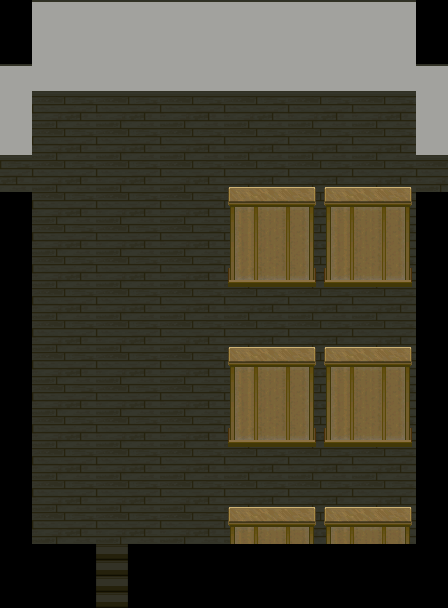

Tiled map render using the project's own tile images. Description and the whole map definition, tile-layer contents included, below:
An orthogonal 14x19 tile map with 32x32 px tiles, 5 tile layers (layer0, layer1, layer2, layer3, ...), 3 tilesets.

<map version="1.10" tiledversion="1.10.0" orientation="orthogonal" renderorder="right-down" width="14" height="19" tilewidth="32" tileheight="32" infinite="0" nextlayerid="6" nextobjectid="1">
 <tileset firstgid="1" source="res/add_more.tsx" />
 <tileset firstgid="513" source="res/room-01-udw.tsx" />
 <tileset firstgid="1625" source="res/room-01-ud.tsx" />
 <layer id="4" name="layer0" width="14" height="19" locked="1">
  <data encoding="csv">
0,0,0,0,0,0,0,0,0,0,0,0,0,0,
0,0,0,0,0,0,0,0,0,0,0,0,0,0,
0,0,0,0,0,0,0,0,0,0,0,0,0,0,
0,312,312,312,312,312,312,312,312,312,312,312,312,0,
0,312,312,312,312,312,312,312,312,312,312,312,312,0,
0,312,312,312,312,312,312,312,312,312,312,312,312,0,
0,312,312,312,312,312,312,312,312,312,312,312,312,0,
0,312,312,312,312,312,312,312,312,312,312,312,312,0,
0,312,312,312,312,312,312,0,0,0,0,0,0,0,
0,312,312,312,312,312,312,312,312,312,312,312,312,0,
0,312,312,312,312,312,312,312,312,312,312,312,312,0,
0,312,312,312,312,312,312,312,312,312,312,312,312,0,
0,312,312,312,312,312,312,312,312,312,312,312,312,0,
0,312,312,312,312,312,312,0,0,0,0,0,0,0,
0,312,312,312,312,312,312,312,312,312,312,312,312,0,
0,312,312,312,312,312,312,312,312,312,312,312,312,0,
0,312,312,312,312,312,312,0,0,0,0,0,0,0,
0,0,0,0,0,0,0,0,0,0,0,0,0,0,
0,0,0,0,0,0,0,0,0,0,0,0,0,0
</data>
 </layer>
 <layer id="1" name="layer1" width="14" height="19" locked="1">
  <data encoding="csv">
28,12,12,12,12,12,12,12,12,12,12,12,12,28,
28,12,12,12,12,12,12,12,12,12,12,12,12,28,
12,12,12,12,12,12,12,12,12,12,12,12,12,12,
12,77,78,77,78,77,78,77,78,77,78,77,78,12,
12,77,78,77,78,77,78,77,78,77,78,77,78,12,
78,77,78,77,78,77,78,77,78,77,78,77,78,77,
28,77,78,77,78,77,78,77,78,77,78,77,78,28,
28,77,78,77,78,77,78,77,78,77,78,77,78,28,
28,77,78,77,78,77,78,77,78,77,78,77,78,28,
28,77,78,77,78,77,78,77,78,77,78,77,78,28,
28,77,78,77,78,77,78,77,78,77,78,77,78,28,
28,77,78,77,78,77,78,77,78,77,78,77,78,28,
28,77,78,77,78,77,78,77,78,77,78,77,78,28,
28,77,78,77,78,77,78,77,78,77,78,77,78,28,
28,77,78,77,78,77,78,77,78,77,78,77,78,28,
28,77,78,77,78,77,78,77,78,77,78,77,78,28,
28,77,78,77,78,77,78,77,78,77,78,77,78,28,
28,28,28,93,28,28,28,28,28,28,28,28,28,28,
28,28,28,93,28,28,28,28,28,28,28,28,28,28
</data>
 </layer>
 <layer id="2" name="layer2" width="14" height="19" locked="1">
  <data encoding="csv">
0,11,11,11,11,11,11,11,11,11,11,11,11,0,
0,0,0,0,0,0,0,0,0,0,0,0,0,0,
11,27,27,27,27,27,27,27,27,27,27,27,27,11,
0,0,0,0,0,0,0,0,0,0,0,0,0,0,
27,0,0,0,0,0,0,0,0,0,0,0,0,27,
0,0,0,0,0,0,0,0,0,0,0,0,0,0,
0,0,0,0,0,0,0,0,0,0,0,0,0,0,
0,0,0,0,0,0,0,0,0,0,0,0,0,0,
0,0,0,0,0,0,0,1924,1925,1926,1924,1925,1926,0,
0,0,0,0,0,0,0,0,0,0,0,0,0,0,
0,0,0,0,0,0,0,0,0,0,0,0,0,0,
0,0,0,0,0,0,0,0,0,0,0,0,0,0,
0,0,0,0,0,0,0,0,0,0,0,0,0,0,
0,0,0,0,0,0,0,1924,1925,1926,1924,1925,1926,0,
0,0,0,0,0,0,0,0,0,0,0,0,0,0,
0,0,0,0,0,0,0,0,0,0,0,0,0,0,
0,0,0,0,0,0,0,0,0,0,0,0,0,0,
0,0,0,0,0,0,0,0,0,0,0,0,0,0,
0,0,0,0,0,0,0,0,0,0,0,0,0,0
</data>
 </layer>
 <layer id="3" name="layer3" width="14" height="19" locked="1">
  <data encoding="csv">
0,0,0,0,0,0,0,0,0,0,0,0,0,0,
0,0,0,0,0,0,0,0,0,0,0,0,0,0,
0,0,0,0,0,0,0,0,0,0,0,0,0,0,
0,0,0,0,0,0,0,0,0,0,0,0,0,0,
0,0,0,0,0,0,0,0,0,0,0,0,0,0,
0,0,0,0,0,0,0,1900,1901,1902,1900,1901,1902,0,
0,0,0,0,0,0,0,1908,1909,1910,1908,1909,1910,0,
0,0,0,0,0,0,0,1916,1917,1918,1916,1917,1918,0,
0,0,0,0,0,0,0,0,0,0,0,0,0,0,
0,0,0,0,0,0,0,0,0,0,0,0,0,0,
0,0,0,0,0,0,0,0,0,0,0,0,0,0,
0,0,0,0,0,0,0,0,0,0,0,0,0,0,
0,0,0,0,0,0,0,0,0,0,0,0,0,0,
0,0,0,0,0,0,0,0,0,0,0,0,0,0,
0,0,0,0,0,0,0,0,0,0,0,0,0,0,
0,0,0,0,0,0,0,1876,1877,1878,1876,1877,1878,0,
0,0,0,0,0,0,0,1884,1885,1886,1884,1885,1886,0,
0,0,0,0,0,0,0,0,0,0,0,0,0,0,
0,0,0,0,0,0,0,0,0,0,0,0,0,0
</data>
 </layer>
 <layer id="5" name="layer4" width="14" height="19" locked="1">
  <data encoding="csv">
0,0,0,0,0,0,0,0,0,0,0,0,0,0,
0,0,0,0,0,0,0,0,0,0,0,0,0,0,
0,0,0,0,0,0,0,0,0,0,0,0,0,0,
0,0,0,0,0,0,0,0,0,0,0,0,0,0,
0,0,0,0,0,0,0,0,0,0,0,0,0,0,
0,0,0,0,0,0,0,0,0,0,0,0,0,0,
0,0,0,0,0,0,0,0,0,0,0,0,0,0,
0,0,0,0,0,0,0,0,0,0,0,0,0,0,
0,0,0,0,0,0,0,0,0,0,0,0,0,0,
0,0,0,0,0,0,0,0,0,0,0,0,0,0,
0,0,0,0,0,0,0,1900,1901,1902,1900,1901,1902,0,
0,0,0,0,0,0,0,1908,1909,1910,1908,1909,1910,0,
0,0,0,0,0,0,0,1916,1917,1918,1916,1917,1918,0,
0,0,0,0,0,0,0,0,0,0,0,0,0,0,
0,0,0,0,0,0,0,0,0,0,0,0,0,0,
0,0,0,0,0,0,0,0,0,0,0,0,0,0,
0,0,0,0,0,0,0,0,0,0,0,0,0,0,
0,0,0,0,0,0,0,0,0,0,0,0,0,0,
0,0,0,0,0,0,0,0,0,0,0,0,0,0
</data>
 </layer>
</map>
